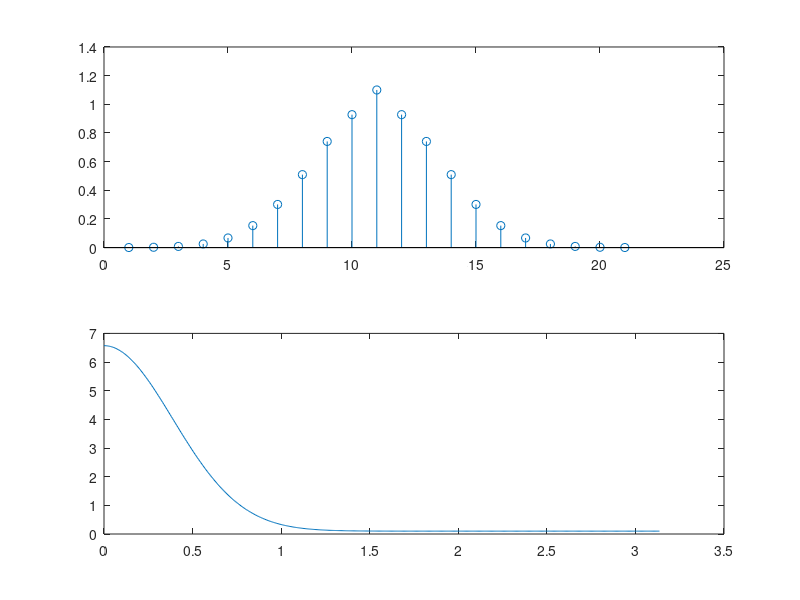
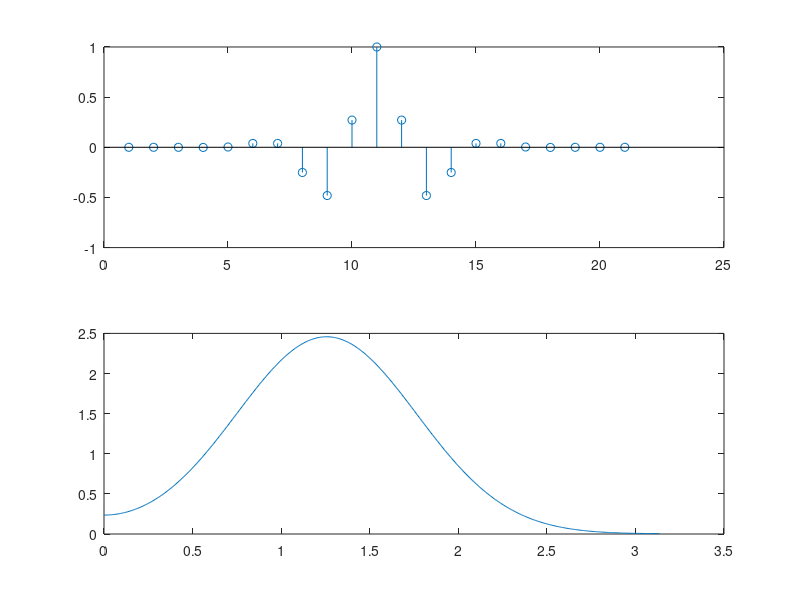

Write the MATLAB code that produced these figures, in order. (Note: this script raises an error after producing the figures.)
% Clear any stored variables, clear the workspace and close any figures
clear; clc; close all;

% Gaussian filter coefficients
bb = [exp( -0.075*((0:9) - 10).^2 ) 1.1 exp( -0.075*((11:20) - 10).^2 )];
figure(1)
subplot(2,1,1)
stem(bb) %-- plot the filter coefficients (i.e. the impulse response)

[H,W] = freqz(bb);
subplot(2,1,2)
plot(W,abs(H))

bk = cos(0.4*pi*((0:20) - 10)).*exp(-0.13*((0:20) - 10).^2);
figure(2)
subplot(2,1,1)
stem(bk)

[Hk,Wk] = freqz(bk);
subplot(2,1,2)
plot(Wk, abs(Hk))

load baboon.mat

y1_1 = conv2(xx,bb);
y2_1 = conv2(y1_1,bb');

y1_2 = conv2(xx,bk);
y2_2 = conv2(y1_2,bk');

show_img(y2_1,3)
show_img(y2_2,4)